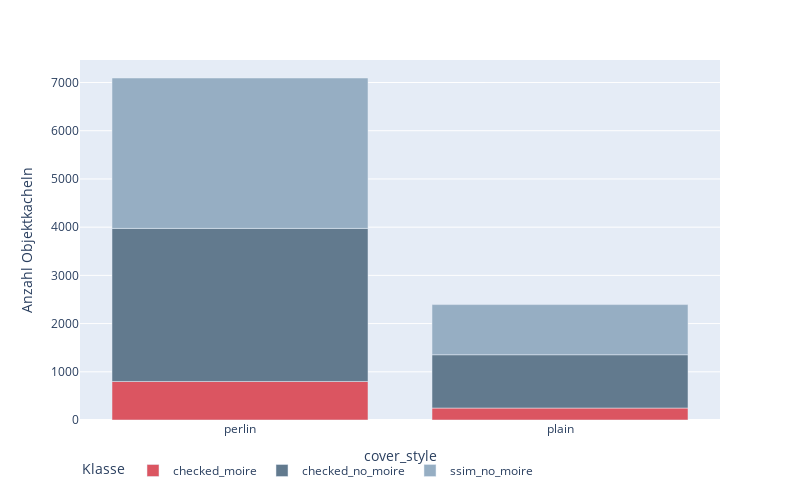

Write notebook code for a chart like this one.
### Code cell
fig = px.bar(
    grouped_by_perlin.loc[
        :,
        ['checked_moire','checked_no_moire','ssim_no_moire']
    ],
    labels={
        'index' : 'Verteilung der Flächendeckung in der Patternvorlage',
        'value' : 'Anzahl Objektkacheln',
        'variable' : 'Klasse'
    },
    width=800,
    height=500,
    color_discrete_map=COLOR_MAP
)
fig.update_layout(legend={'orientation':'h'})
fig.write_image( attachment_dir / 'grouped_by_perlin.jpg' )
fig.write_image( attachment_dir / 'grouped_by_perlin.pdf' )

fig

### Figure 1 — Plotly figure (JSON) as saved in the notebook; plotly's stock layout.template omitted (floating-point values rounded to 4 significant figures)
{"data": [{"alignmentgroup": "True", "hovertemplate": "Klasse=checked_moire<br>cover_style=%{x}<br>Anzahl Objektkacheln=%{y}<extra></extra>", "legendgroup": "checked_moire", "marker": {"color": "#db5561", "pattern": {"shape": ""}}, "name": "checked_moire", "offsetgroup": "checked_moire", "orientation": "v", "showlegend": true, "textposition": "auto", "type": "bar", "x": ["perlin", "plain"], "xaxis": "x", "y": [799, 248], "yaxis": "y"}, {"alignmentgroup": "True", "hovertemplate": "Klasse=checked_no_moire<br>cover_style=%{x}<br>Anzahl Objektkacheln=%{y}<extra></extra>", "legendgroup": "checked_no_moire", "marker": {"color": "#627a8e", "pattern": {"shape": ""}}, "name": "checked_no_moire", "offsetgroup": "checked_no_moire", "orientation": "v", "showlegend": true, "textposition": "auto", "type": "bar", "x": ["perlin", "plain"], "xaxis": "x", "y": [3175, 1106], "yaxis": "y"}, {"alignmentgroup": "True", "hovertemplate": "Klasse=ssim_no_moire<br>cover_style=%{x}<br>Anzahl Objektkacheln=%{y}<extra></extra>", "legendgroup": "ssim_no_moire", "marker": {"color": "#96aec3", "pattern": {"shape": ""}}, "name": "ssim_no_moire", "offsetgroup": "ssim_no_moire", "orientation": "v", "showlegend": true, "textposition": "auto", "type": "bar", "x": ["perlin", "plain"], "xaxis": "x", "y": [3120, 1040], "yaxis": "y"}], "layout": {"barmode": "relative", "height": 500, "legend": {"orientation": "h", "title": {"text": "Klasse"}, "tracegroupgap": 0}, "margin": {"t": 60}, "width": 800, "xaxis": {"anchor": "y", "autorange": true, "domain": [0, 1], "range": [-0.5, 1.5], "title": {"text": "cover_style"}, "type": "category"}, "yaxis": {"anchor": "x", "autorange": true, "domain": [0, 1], "range": [0, 7467.0], "title": {"text": "Anzahl Objektkacheln"}, "type": "linear"}}}
